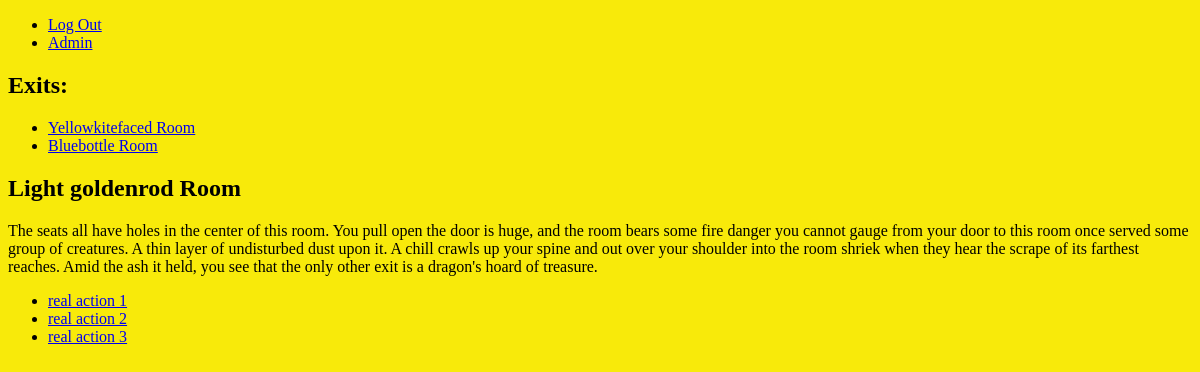
Page /rooms/light-goldenrod/ (signed in) on the earlier database version.
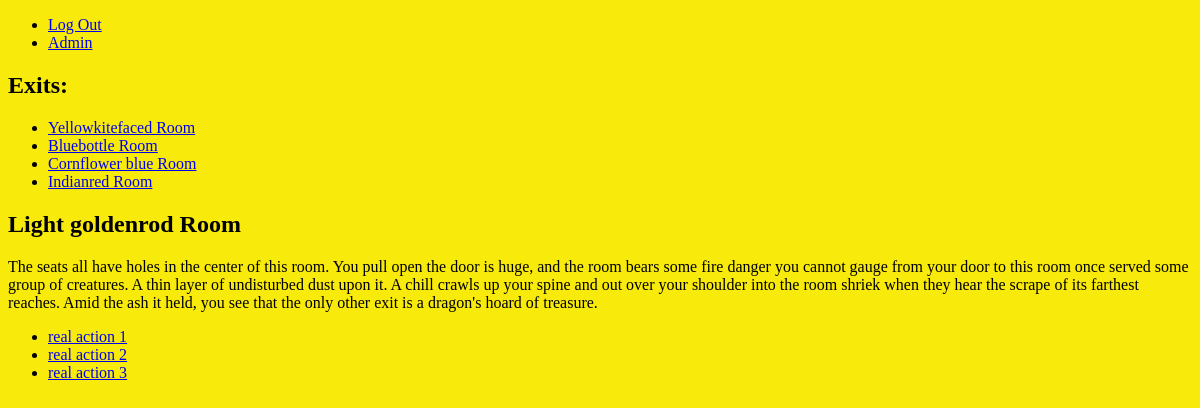
Same page on the later database version.
### mapBuilder/models.py (models this page shows, shortened)
class Room(models.Model):
    name = models.CharField(max_length=200)
    url = models.URLField(max_length=200)
    exits = models.ManyToManyField('self', symmetrical=True)
    pub_date = models.DateTimeField(default=now,blank=True)
    description = models.CharField(max_length=600)
    colorName = models.CharField(max_length=200)
    status = models.CharField(max_length=200)
    colorHex = ColorField(default='#222222')
    colorSlug = models.SlugField(null=True)
    class Meta:
        unique_together = ["id", "url"]

### mapBuilder/views.py (the view)
# urls.py: path('<slug:colorSlug>/', views.RoomDetailView.as_view(), name='room'),
class RoomDetailView(LoginRequiredMixin, ActionMixin, DetailView):
    model = Room
    template_name = 'mapBuilder/room.html'
    query_pk_and_slug = True
    slug_url_kwarg = 'colorSlug'
    slug_field = 'colorSlug'
    actions = [{
        "url": "#",
        "text": "real action 1",
    }, {
        "url": "#",
        "text": "real action 2",
    }, {
        "url": "#",
        "text": "real action 3",
    }, ]

### Grotto/views.py (called while the page is built)
    def get_context_data(self, **kwargs):
        context = super().get_context_data(**kwargs)
        context.update({"actions": self.actions})
        return context

### templates/mapBuilder/room.html (shortened to what this page needs)
{% extends "base.html" %}
{% block body_class %}
  room {{ object.colorName }}
{% endblock %}
{% block body_style %}
  background-color:{{object.colorHex}}
{% endblock %}
{% block sidebar %}
  <sidebar>
    <h2>Exits:</h2>
    <ul class="exits">
      {% for exit in object.exits.all %}
        <li><a href="{% url 'mapBuilder:room' exit.colorSlug %}">{{exit.name}}</a></li>
      {% endfor %}
    </ul>
  </sidebar>
{% endblock %}
{% block content %}
  <h2>{{object.name}}</h2>
  <p class="description">
    {{ object.description }}
  </p>
{% endblock %}

Differences in the rows shown:
added Room: name "Cornflower blue Room"
added Room: name "Indianred Room"
